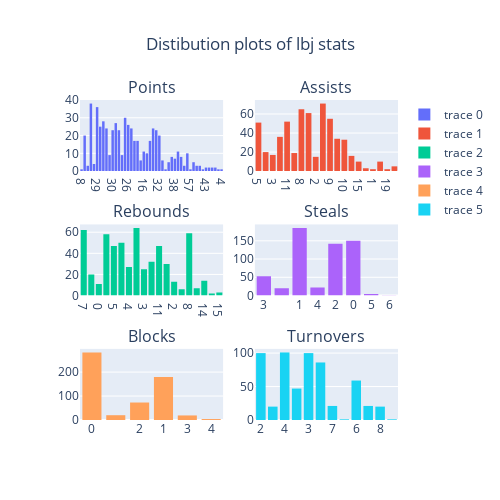

Notebook code cell kept with this figure:
### Code cell
get_graph(df_lbj,'lbj')

### Figure 1 — Plotly figure (JSON) as saved in the notebook; plotly's stock layout.template omitted (floating-point values rounded to 4 significant figures; data arrays with more than 128 entries replaced by an {"elided": "..."} marker saying what was removed)
{"data": [{"x": {"elided": "577 str values"}, "type": "histogram", "xaxis": "x", "yaxis": "y"}, {"x": {"elided": "577 str values"}, "type": "histogram", "xaxis": "x2", "yaxis": "y2"}, {"x": {"elided": "577 str values"}, "type": "histogram", "xaxis": "x3", "yaxis": "y3"}, {"x": {"elided": "577 str values"}, "type": "histogram", "xaxis": "x4", "yaxis": "y4"}, {"x": {"elided": "577 str values"}, "type": "histogram", "xaxis": "x5", "yaxis": "y5"}, {"x": {"elided": "577 str values"}, "type": "histogram", "xaxis": "x6", "yaxis": "y6"}], "layout": {"xaxis": {"anchor": "y", "domain": [0, 0.45]}, "yaxis": {"anchor": "x", "domain": [0.7778, 1]}, "xaxis2": {"anchor": "y2", "domain": [0.55, 1]}, "yaxis2": {"anchor": "x2", "domain": [0.7778, 1]}, "xaxis3": {"anchor": "y3", "domain": [0, 0.45]}, "yaxis3": {"anchor": "x3", "domain": [0.3889, 0.6111]}, "xaxis4": {"anchor": "y4", "domain": [0.55, 1]}, "yaxis4": {"anchor": "x4", "domain": [0.3889, 0.6111]}, "xaxis5": {"anchor": "y5", "domain": [0, 0.45]}, "yaxis5": {"anchor": "x5", "domain": [0, 0.2222]}, "xaxis6": {"anchor": "y6", "domain": [0.55, 1]}, "yaxis6": {"anchor": "x6", "domain": [0, 0.2222]}, "annotations": [{"font": {"size": 16}, "showarrow": false, "text": "Points", "x": 0.225, "xanchor": "center", "xref": "paper", "y": 1, "yanchor": "bottom", "yref": "paper"}, {"font": {"size": 16}, "showarrow": false, "text": "Assists", "x": 0.775, "xanchor": "center", "xref": "paper", "y": 1, "yanchor": "bottom", "yref": "paper"}, {"font": {"size": 16}, "showarrow": false, "text": "Rebounds", "x": 0.225, "xanchor": "center", "xref": "paper", "y": 0.6111, "yanchor": "bottom", "yref": "paper"}, {"font": {"size": 16}, "showarrow": false, "text": "Steals", "x": 0.775, "xanchor": "center", "xref": "paper", "y": 0.6111, "yanchor": "bottom", "yref": "paper"}, {"font": {"size": 16}, "showarrow": false, "text": "Blocks", "x": 0.225, "xanchor": "center", "xref": "paper", "y": 0.2222, "yanchor": "bottom", "yref": "paper"}, {"font": {"size": 16}, "showarrow": false, "text": "Turnovers", "x": 0.775, "xanchor": "center", "xref": "paper", "y": 0.2222, "yanchor": "bottom", "yref": "paper"}], "title": {"text": "Distibution plots of lbj stats", "x": 0.5}, "height": 500, "width": 500}}
